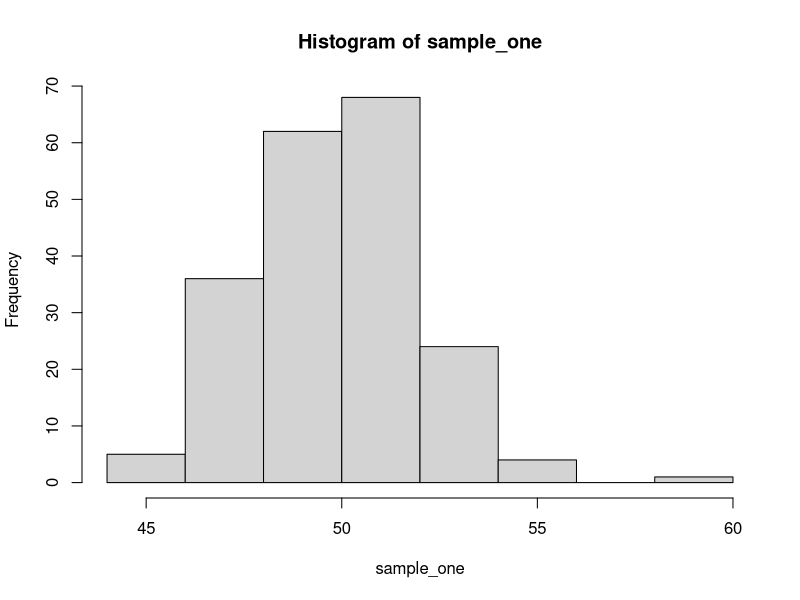
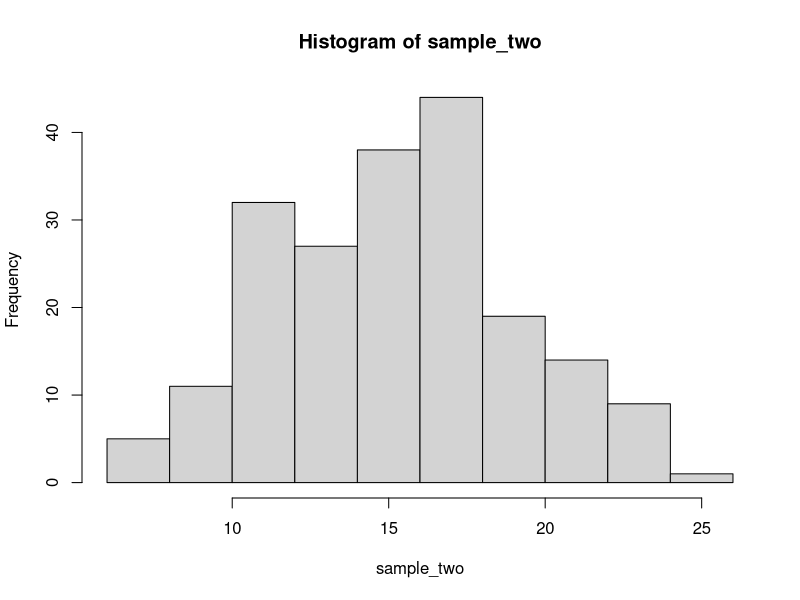

Here is the R script that generated these plots, in order:
## ---- chunk 1
sample_one <- rnorm(200, mean = 50, sd = 2) #making an arbitrary data set with the rnorm function to ensure normalcy
head(sample_one) #first 6 rows of our new data set
hist(sample_one) #visualizing the normal distribution with a histogram
## ---- chunk 2
sample_two <- rpois(200, 15) #using rpois() to randomize a large data set, keeping our size the same for simplicity
head(sample_two)
hist(sample_two)
## ---- chunk 3
# create matrix with 5 columns and 2 rows
data <- matrix(c(16,25,17,8,11, 14, 5, 13, 22, 19), nrow = 2, ncol = 5, byrow = TRUE)
 
# specify the column names and row names of matrix
colnames(data) <- c('A.marmorata ','C.fimbriata ','C.picta ','C.flavomarginata ', 'C.amboinensis')
rownames(data) <-  c('Cucumber','Lettuce')
 
# assign to table
final = as.table(data)
 
# display
final
